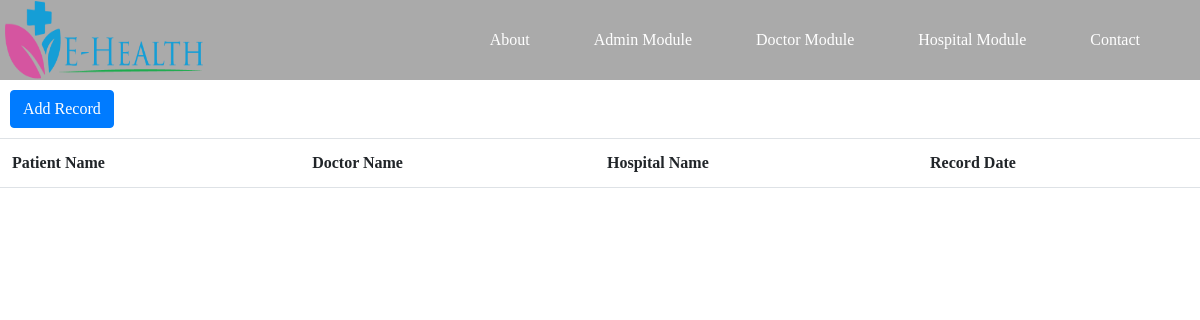
Before: /MedicalApp/recordModule/ with the older database file.
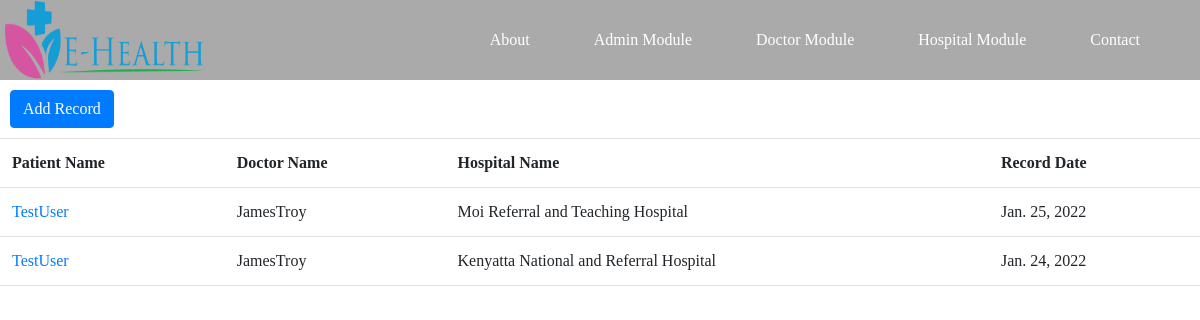
After: the same page with the newer database file.
### MedicalApp/models.py (models this page shows, shortened)
class Record(models.Model):
    Patient_ID = models.ForeignKey(Patient, on_delete=models.CASCADE)
    Doctor_ID = models.ForeignKey(Doctor, on_delete=models.RESTRICT)
    Hospital_ID = models.ForeignKey(Hospital, on_delete=models.RESTRICT)
    New_Diagnosis = models.TextField()
    Record_Date = models.DateField(default=timezone.now)

class Hospital(models.Model):
    Hospital_Image = models.ImageField(default='default.png', upload_to='hospital_pics')
    Hospital_Name = models.CharField(max_length=100, blank=False)
    Hospital_Description = models.TextField()
    Registration_Date = models.DateTimeField(default=timezone.now)
    Admin_ID = models.ForeignKey(Administrator, on_delete=models.RESTRICT)
    def __str__(self):
        return self.Hospital_Name

### Users/models.py (models this page shows)
class Patient(models.Model):
    user = models.OneToOneField(CustomUser, on_delete=models.CASCADE, primary_key=True)
    A_positive = 'A+'
    A_negative = 'A-'
    B_positive = 'B+'
    B_negative = 'B-'
    O_positive = 'O+'
    O_negative = 'O-'
    AB_positive = 'AB+'
    AB_negative = 'AB-'
    BLOOD_GROUP_CHOICES = [(A_positive, 'A+'), (A_negative, 'A-'), (B_positive, 'B+'),
                           (B_negative, 'B-'), (O_positive, 'O+'), (O_negative, 'O-'), (AB_positive, 'AB+'),
                           (AB_negative, 'AB-'),
                           ]
    Blood_Group = models.CharField(max_length=4, choices=BLOOD_GROUP_CHOICES, null=True, blank=True,
                                   default=AB_positive)
    Allergies = models.TextField(null=True, blank=True)
    Next_Of_Kin = models.TextField(null=True, blank=True)
    class Meta:
        verbose_name = 'Patient Module'
    def __str__(self):
        return str(self.user)

class CustomUser(AbstractUser):
    first_name = models.CharField(max_length=150)
    last_name = models.CharField(max_length=150)
    email = models.EmailField(null=False)
    Phone_Number = models.CharField(max_length=14, null=True)
    Physical_Address = models.TextField(null=True)
    Date_Of_Birth = models.DateField(auto_now=False, null=True)
    Age = models.CharField(max_length=3, null=True)
    Male = 'M'
    Female = 'F'
    SEX_CHOICES = [(Male, 'M'), (Female, 'F')]
    Sex = models.CharField(max_length=30, choices=SEX_CHOICES, null=True)
    is_patient = models.BooleanField('is_patient', default=False)
    is_doctor = models.BooleanField('is_doctor', default=False)
    is_administrator = models.BooleanField('is_administrator', default=False)
    is_hospital = models.BooleanField('is_hospital', default=False)
    def __str__(self):
        return self.username

class Doctor(models.Model):
    user = models.OneToOneField(CustomUser, on_delete=models.CASCADE, primary_key=True)
    Card = 'Cardiologist'
    Dent = 'Dentist'
    Derm = 'Dermatology'
    Neuro = 'Neurologist'
    Path = 'Pathology'
    Ped = 'Pediatrician'
    Phy = 'Physician'
    Ob_GYN = 'Obstetrician and Gynecologist'
    Onc = 'Oncologist'
    SPECIALTY = [(Card, 'Cardiologist'), (Dent, 'Dentist'), (Derm, 'Dermatology'),
                 (Neuro, 'Neurologist'), (Path, 'Pathology'), (Ped, 'Pediatrician'), (Phy, 'Physician'),
                 (Ob_GYN, 'Obstetrician and Gynecologist'), (Onc, 'Oncologist'), ]
    specialty = models.CharField(max_length=50, choices=SPECIALTY, null=True, blank=True, default=Phy)
    class Meta:
        verbose_name = 'Doctor Module'
    def __str__(self):
        return str(self.user)

### MedicalApp/views.py (the view)
# urls.py: path('recordModule/', RecordsListView.as_view(), name='RecordsModule'),
class RecordsListView(ListView):
    model = Record
    template_name = 'MedicalApp/RecordModule.html'
    context_object_name = 'records'
    ordering = ['-Record_Date']

### MedicalApp/Templates/MedicalApp/RecordModule.html
{% extends "MedicalApp/base.html" %}
{% block content %}
    <a class="btn btn-primary" href="{% url 'AddRecordModule' %}" style="margin: 10px 10px;">Add Record</a>
    <table class="table">
        <tr>
            <th>Patient Name</th>
            <th>Doctor Name</th>
            <th>Hospital Name</th>
            <th>Record Date</th>
        </tr>
        {% for record in records %}
            <tr>
                <td><a href="#" style="text-decoration: none">{{ record.Patient_ID }}</a></td>
                <td>{{ record.Doctor_ID }}</td>
                <td>{{ record.Hospital_ID }}</td>
                <td>{{ record.Record_Date }}</td>
            </tr>
        {% endfor %}
    </table>
{% endblock content %}

### MedicalApp/Templates/MedicalApp/base.html (shortened to what this page needs)
{% load crispy_forms_tags %}
{% load static %}
<!DOCTYPE html>
<html lang="en">
<head>
    <link href="https://cdn.jsdelivr.net/npm/bootstrap@5.0.2/dist/css/bootstrap.min.css" rel="stylesheet">
<link rel="stylesheet" href="https://stackpath.bootstrapcdn.com/bootstrap/4.2.1/css/bootstrap.min.css">
    <link href="https://stackpath.bootstrapcdn.com/font-awesome/4.7.0/css/font-awesome.min.css" rel="stylesheet">
    <link rel="stylesheet" href="https://cdnjs.cloudflare.com/ajax/libs/tempusdominus-bootstrap-4/5.1.2/css/tempusdominus-bootstrap-4.min.css" />
    <link rel="stylesheet" type="text/css" href="{% static 'Users/style.css' %}">
    <link rel="stylesheet" type="text/css" href="{% static 'Users/main.css' %}">
</head>
<body>
    <div class="main">
        <nav>
            <img src="{% static 'images/logo.png' %}" alt="System Logo" style="width: 200px; height: 80px; margin-left: 5px;">
            <ul>
                <li><a href="#">About</a></li>
                {% if user.is_authenticated %}
                    <li><a href="{% url 'logout' %}">Logout</a></li>
                    <li><a href="{{request.META.HTTP_REFERER|escape}}">Dashboard</a></li>
                {% else %}
                    <li><a href="{% url 'Staff-Login' %}">Admin Module</a></li>
                    <li><a href="{% url 'Staff-Login' %}">Doctor Module</a></li>
                    <li><a href="{% url 'Staff-Login' %}">Hospital Module</a></li>
                {% endif %}
                    <li><a href="#">Contact</a></li>
            </ul>
        </nav>
    </div>
            {% block content %}
            {% endblock content %}
</body>
</html>

### Users/static/Users/style.css (style rules this page uses)
* { margin: 0; padding: 0; }

### Users/static/Users/main.css (style rules this page uses)
* { margin: 0; padding: 0; font-family: Verdana, cursive; }
nav { width: 100%; height: 80px; background-color: #0005; line-height: 80px; }
nav ul { float: right; margin-right: 30px; }
nav ul li { list-style-type: none; display: inline-block; transition: 0.8s; }
nav ul li a { text-decoration: none; color: #fff; padding: 30px; }

Changed rows visible on the page:
added Record: Patient_ID "TestUser", Doctor_ID "JamesTroy", Hospital_ID "Moi Referral and Teaching Hospital", Record_Date "Jan. 25, 2022"
added Record: Patient_ID "TestUser", Doctor_ID "JamesTroy", Hospital_ID "Kenyatta National and Referral Hospital", Record_Date "Jan. 24, 2022"
